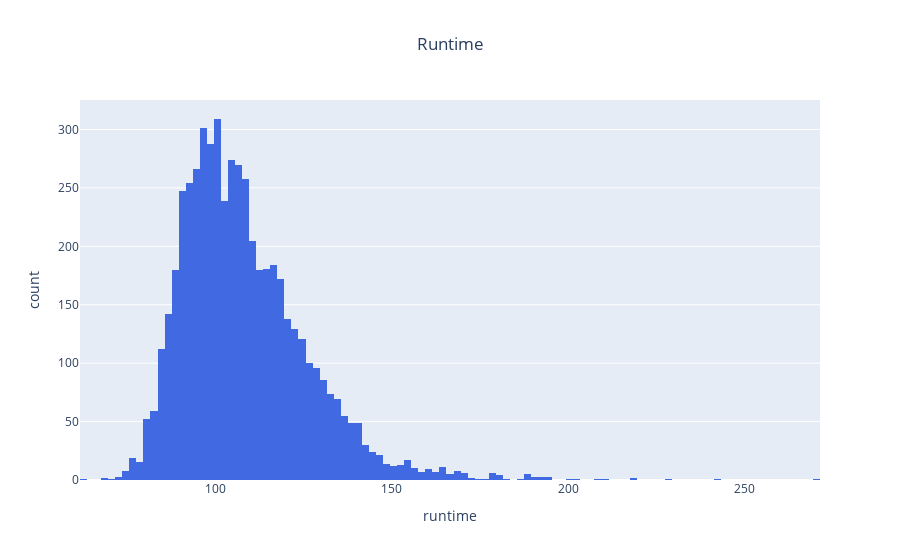

The notebook cell saved with this chart:
### Markdown cell above
## More analysis

### Code cell
plot4 = px.histogram(data_frame=df,
                x='runtime',
                title='Runtime',
                color_discrete_sequence=["royalblue"]
            )

plot4.update_layout(title_x=0.5)

### Figure 1 — Plotly figure (JSON) as saved in the notebook; plotly's stock layout.template omitted (floating-point values rounded to 4 significant figures; data arrays with more than 128 entries replaced by an {"elided": "..."} marker saying what was removed)
{"data": [{"alignmentgroup": "True", "bingroup": "x", "hovertemplate": "runtime=%{x}<br>count=%{y}<extra></extra>", "legendgroup": "", "marker": {"color": "royalblue"}, "name": "", "offsetgroup": "", "orientation": "v", "showlegend": false, "type": "histogram", "x": {"elided": "5421 int values"}, "xaxis": "x", "yaxis": "y"}], "layout": {"barmode": "relative", "legend": {"tracegroupgap": 0}, "title": {"text": "Runtime", "x": 0.5}, "xaxis": {"anchor": "y", "domain": [0, 1], "title": {"text": "runtime"}}, "yaxis": {"anchor": "x", "domain": [0, 1], "title": {"text": "count"}}}}
